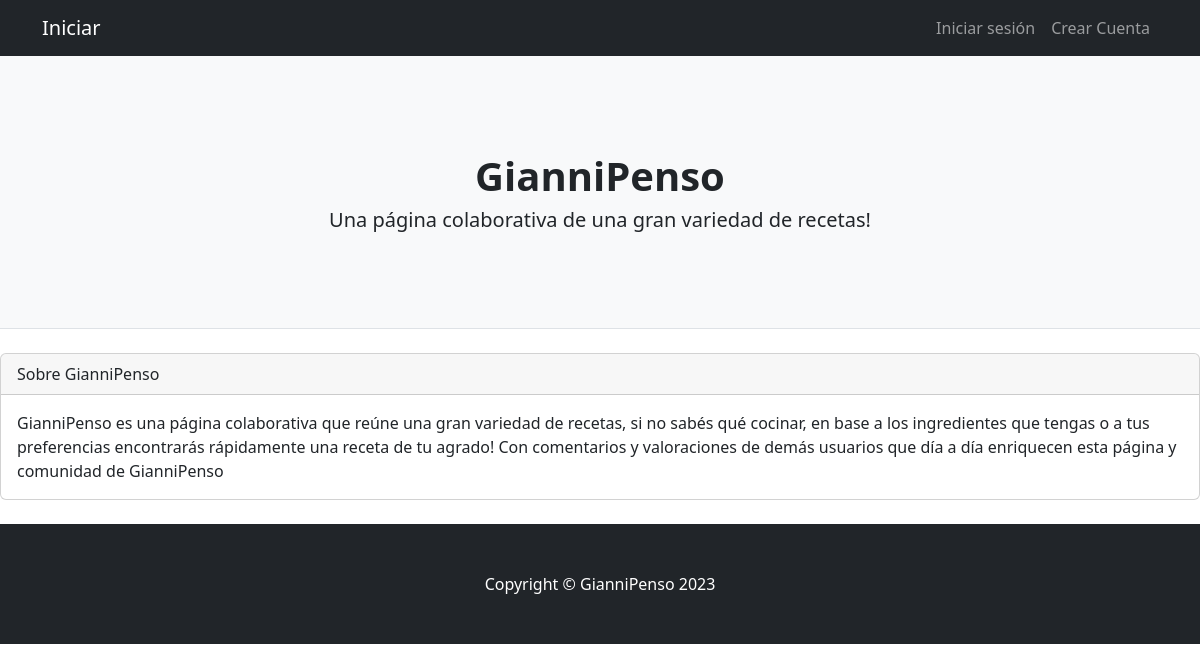
/AppRecetas/categorias-list/, run on an earlier commit of the app's database.
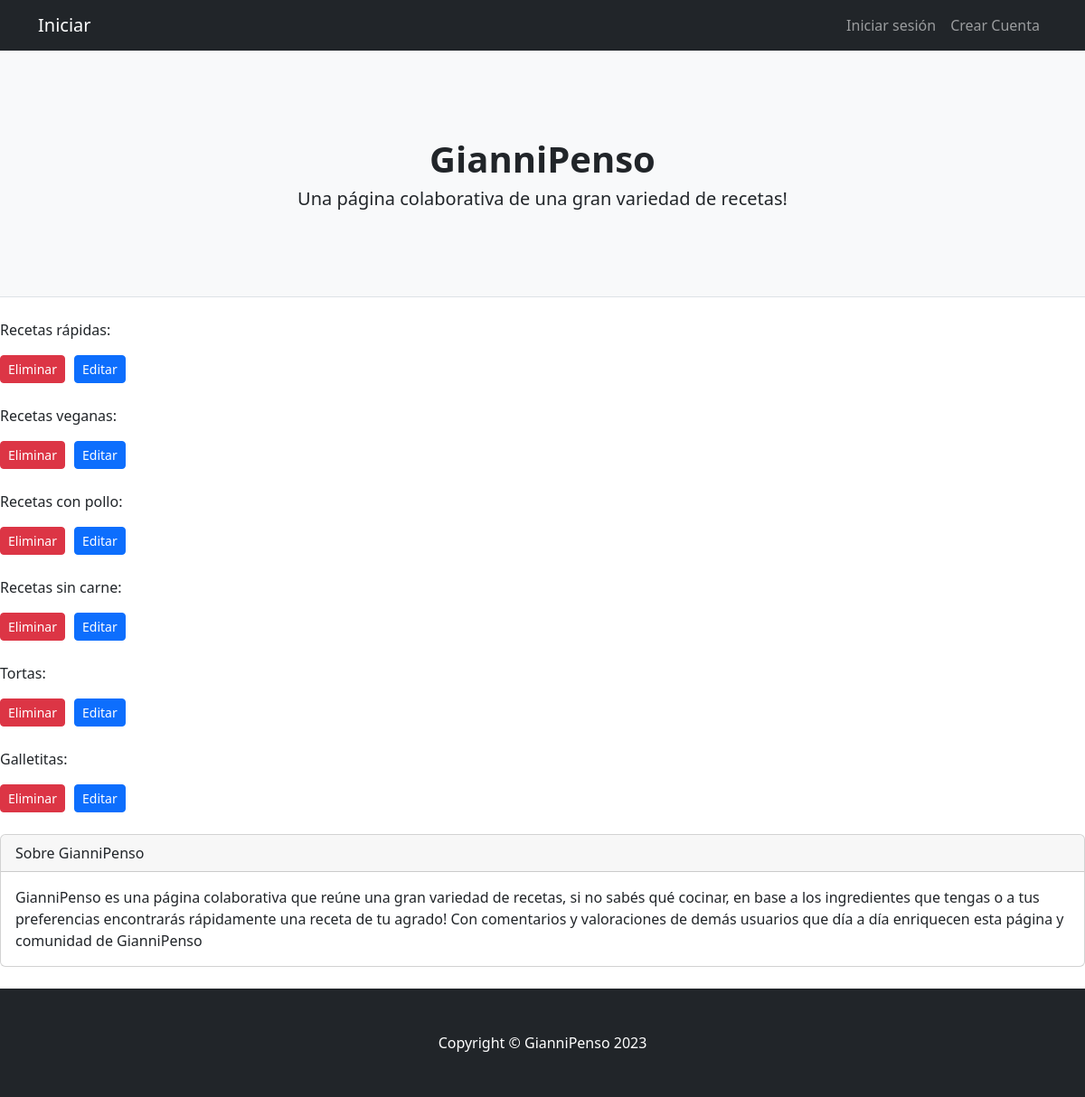
And on a later commit of the database.
### AppRecetas/models.py (models this page shows, shortened)
class Categoría(models.Model):
    nombre = models.CharField(max_length=20)
    descripcion = models.CharField(max_length=100)

### AppRecetas/class_views.py (the view)
# urls.py: path('categorias-list/', class_views.CategoriaListView.as_view(), name="Categorias"),
class CategoriaListView (ListView):
    model = Categoría
    template_name = "AppRecetas/categorias_list.html"

### AppRecetas/templates/AppRecetas/categorias_list.html
{% extends 'AppRecetas/base.html' %}
{% load static %}
{% block main %}
{% for categoria in object_list %}
    <p class="text-lg">{{ categoria.nombre }}: {{categoria.descripcion}}</p>
    <div class="row">
        <div class="col-md-12">
            <div class="d-flex justify-content-start">
                <a class="btn btn-danger btn-sm btn-space" href="{% url 'DeleteC' categoria.id %}">Eliminar</a>
                <a class="btn btn-primary btn-sm" href="{% url 'UpdateC' categoria.id %}">Editar</a>
            </div>
        </div>
    </div>
    <br>
{% endfor %}
{% endblock main %}

### AppRecetas/templates/AppRecetas/base.html (shortened to what this page needs)
<!DOCTYPE html>
<html lang="en">
    <head>
        {% load static %}
        <link href="{% static 'AppRecetas/css/styles.css' %}" rel="stylesheet" />
    </head>
    <body>
        <nav class="navbar navbar-expand-lg navbar-dark bg-dark">
            <div class="container">
                <a class="navbar-brand" href="#!">Iniciar</a>
                <div class="collapse navbar-collapse" id="navbarSupportedContent">
                    <ul class="navbar-nav ms-auto mb-2 mb-lg-0">
                        {%if request.user.is_authenticated%}
                        <li class="nav-item"><a class="nav-link" href="{% url 'Inicio' %}">Inicio</a></li>
                        <li class="nav-item"><a class="nav-link" href="{% url 'Recetas' %}">Recetas</a></li>
                        <li class="nav-item"><a class="nav-link" href="{% url 'Crear' %}">Añadir receta</a></li>
                        <div class="dropdown">
                            <button class="btn btn-secondary dropdown-toggle" type="button" data-bs-toggle="dropdown" aria-expanded="false">
                              Perfil
                            </button>
                            <ul class="dropdown-menu">
                              <li><a class="dropdown-item" href="{% url 'MostrarPerfil' %}">Ver perfil</a></li>
                              <li><a class="dropdown-item" href="{% url 'EditarPefil' %}">Editar perfil</a></li>
                              <li><a class="dropdown-item" href="{% url 'Logout' %}">Cerrar sesión</a></li>
                            </ul>
                          </div>
                        {%else%}
                        <li class="nav-item"><a class="nav-link" href="{% url 'Login' %}">Iniciar sesión</a></li>
                        <li class="nav-item"><a class="nav-link" href="{% url 'Register' %}">Crear Cuenta</a></li>
                        {%endif%}
                    </ul>
                </div>
            </div>
        </nav>
        <header class="py-5 bg-light border-bottom mb-4">
            <div class="container">
                <div class="text-center my-5">
                    <h1 class="fw-bolder">GianniPenso</h1>
                    <h2 class="lead mb-0">Una página colaborativa de una gran variedad de recetas!</h2>
                </div>
            </div>
        </header>
        {% block main %}
        {% endblock main %}
                    <div class="card mb-4">
                        <div class="card-header">Sobre GianniPenso</div>
                        <div class="card-body">GianniPenso es una página colaborativa que reúne una gran variedad de recetas, si no sabés qué cocinar, en base a los ingredientes que tengas o a tus preferencias encontrarás rápidamente una receta de tu agrado! Con comentarios y valoraciones de demás usuarios que día a día enriquecen esta página y comunidad de GianniPenso</div>
                    </div>
        <footer class="py-5 bg-dark">
            <div class="container"><p class="m-0 text-center text-white">Copyright &copy; GianniPenso 2023</p></div>
        </footer>
    </body>
</html>

What changed in the data, as far as the page shows it:
added Categoría: nombre "Recetas rápidas"
added Categoría: nombre "Recetas veganas"
added Categoría: nombre "Recetas con pollo"
added Categoría: nombre "Recetas sin carne"
added Categoría: nombre "Tortas"
added Categoría: nombre "Galletitas"
